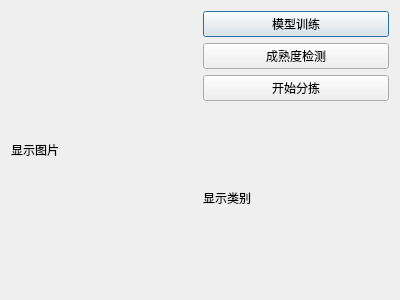
<?xml version="1.0" encoding="UTF-8"?>
<ui version="4.0">
 <class>Dialog</class>
 <widget class="QDialog" name="Dialog">
  <property name="geometry">
   <rect>
    <x>0</x>
    <y>0</y>
    <width>400</width>
    <height>300</height>
   </rect>
  </property>
  <property name="windowTitle">
   <string>Dialog</string>
  </property>
  <layout class="QGridLayout" name="gridLayout">
   <item row="0" column="1">
    <widget class="QPushButton" name="pushButton_modelTraining">
     <property name="text">
      <string>模型训练</string>
     </property>
    </widget>
   </item>
   <item row="1" column="1">
    <widget class="QPushButton" name="pushButton_maturitySorting">
     <property name="text">
      <string>成熟度检测</string>
     </property>
    </widget>
   </item>
   <item row="2" column="1">
    <widget class="QPushButton" name="pushButton_startSorting">
     <property name="text">
      <string>开始分拣</string>
     </property>
    </widget>
   </item>
   <item row="3" column="1">
    <widget class="QLabel" name="label_lb">
     <property name="text">
      <string>显示类别</string>
     </property>
    </widget>
   </item>
   <item row="0" column="0" rowspan="4">
    <widget class="QLabel" name="label_picture">
     <property name="text">
      <string>显示图片</string>
     </property>
    </widget>
   </item>
  </layout>
 </widget>
 <resources/>
 <connections/>
</ui>
